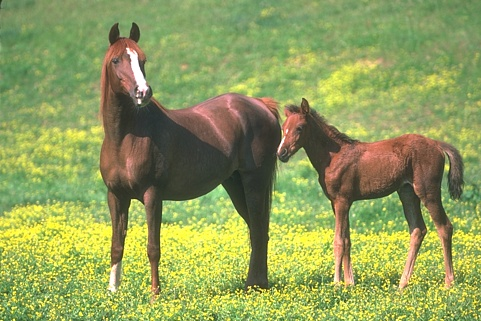
%> input picture Resources/images/113016.jpg, 481 x 321 px
$ octave --eval "result = RegionGrowingSegmentation(imread('Resources/images/113016.jpg'));"   (GNU Octave 9; MATLAB toolbox functions it lacks are replaced by stand-ins)
%> lines starting %> are read from the running program, lines starting %| are printed output that depends on the picture
### peakdet.m
function [maxtab, mintab]=peakdet(v, delta, x)
%PEAKDET Detect peaks in a vector
%        [MAXTAB, MINTAB] = PEAKDET(V, DELTA) finds the local
%        maxima and minima ("peaks") in the vector V.
%        MAXTAB and MINTAB consists of two columns. Column 1
%        contains indices in V, and column 2 the found values.
%
%        With [MAXTAB, MINTAB] = PEAKDET(V, DELTA, X) the indices
%        in MAXTAB and MINTAB are replaced with the corresponding
%        X-values.
%
%        A point is considered a maximum peak if it has the maximal
%        value, and was preceded (to the left) by a value lower by
%        DELTA.

% Eli Billauer, 3.4.05 (Explicitly not copyrighted).
% This function is released to the public domain; Any use is allowed.
% http://billauer.co.il/peakdet.html

maxtab = [];
mintab = [];

v = v(:); % Just in case this wasn't a proper vector

if nargin < 3
  x = (1:length(v))';
else
  x = x(:);
  if length(v)~= length(x)
    error('Input vectors v and x must have same length');
  end
end

if (length(delta(:)))>1
  error('Input argument DELTA must be a scalar');
end

if delta <= 0
  error('Input argument DELTA must be positive');
end

mn = Inf; mx = -Inf;
mnpos = NaN; mxpos = NaN;

lookformax = 1;

for i=1:length(v)
  this = v(i);
  if this > mx, mx = this; mxpos = x(i); end
  if this < mn, mn = this; mnpos = x(i); end

  if lookformax
    if this < mx-delta
      maxtab = [maxtab ; mxpos mx];
      mn = this; mnpos = x(i);
      lookformax = 0;
    end
  else
    if this > mn+delta
      mintab = [mintab ; mnpos mn];
      mx = this; mxpos = x(i);
      lookformax = 1;
    end
  end
end

### FindSeed.m
function [ seedRow, seedCol ] = FindSeed( imageGray, regionMatrix, peaks )
%GETSEED Find seed point for segmentation
%   Pick seed according to histogram peaks and unlabeled regions

[seedRow, seedCol] = find(regionMatrix == 0, 1);
return;

% Loop through all peaks of histogram
for ii = 1 : numel(peaks)

    % Find rows and cols of the pixels has peak value
    [seedRows, seedCols] = find(imageGray == peaks(ii));

    % Loop thourgh all indexes to find seed not in any region
    for ii = 1 : numel(seedRows)

        % If ii. th seed is not in any region, pick it as seed
        if regionMatrix(seedRows(ii), seedCols(ii)) == 0
            seedRow = seedRows(ii);
            seedCol= seedCols(ii);
            return;
        end

    end

end

seedRow = -1;
seedCol = -1;
%
% [zeroRows, zeroCols] = find(regionMatrix == 0);
%
% for ii = 1 : numel(zeroRows)
%
% end
%
%
% % If we can't find any peak seeds, we look for remaining zeros
% [seedRow seedCol] = find(regionMatrix == 0, 1);
%
% if isempty(seedRow) || isempty(seedCol)
%    % If we don't find any seed to start, setting them to -1
%     seedRow = -1;
%     seedCol = -1;
% end

end

### RegionGrowingSegmentation.m
function [ segmentedImage, binaryImage, regionMatrix ] = RegionGrowingSegmentation( image, neighborhoodType )
%REGIONGROWINGSEGMENTATION Region Growing algorithm for segmenting an image
%   partition of an image into a set of non-overlapped regions whose union is the entire image
%
% image: Color or grayscale image
%
% neighborhood: 4 or 8 neighbor pixel connectivity. Default set to 8.
%

% If neighborhood is not given, we set it to 8
if nargin < 2
    neighborhoodType = 8;
end

% image = double(image);

% Getting size of the image
[imageRowCount, imageColCount, imageChannelCount] = size(image);
%> imageRowCount = 321; imageColCount = 481; imageChannelCount = 3

% Same size as image, we mark visited pixels
visitedMatrix = zeros(imageRowCount, imageColCount);

% Same size as image, we mark region labels
regionMatrix = zeros(imageRowCount, imageColCount);

% Region Label Counter
currentRegionLabel = 1;

imageGray = image;
%> imageGray is the input picture: size 321x481x3 uint8; mean R, G, B 144.6, 157.9, 90.8

% If image is color image, we convert it to grayscale
if imageChannelCount > 1
    imageGray = rgb2gray(image);
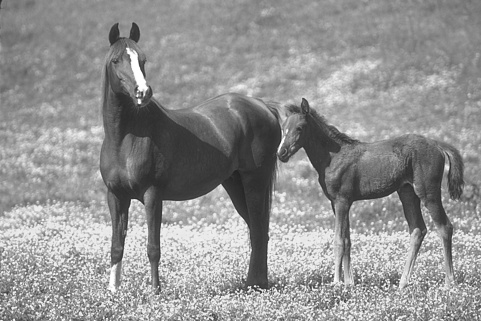
%> imageGray: size 321x481 uint8; min 33, max 255, mean 146.2
end

% We decided to find seeds in histogram peaks

% We get histogram of the image
[counts, x] = imhist(imageGray);
%> counts = 256 values, max 2265 at index 148, min 0 at index 1, mean 603.1; x = 256 values from 0 to 255

% We find peak points of histogram with threshold 100
[maxPeaks, ~] = peakdet(counts, 100, x);
%> in peakdet, `v = v(:); % Just in case this wasn't a proper vector`: v has the same summary as counts in RegionGrowingSegmentation
%> the loop in peakdet, `for i=1:length(v)` made 256 passes
%> (this, mx, mn, mnpos) on pass 1: (0, 0, 0, 0)
%> (this, maxtab, mn, mnpos) on pass 60: (1118, [57 1296], 1118, 59)
%> after the loop in peakdet, `for i=1:length(v)`: maxtab = [57 1296; 147 2265; 236 964]; mintab = [73 262; 224 342]; mn = 11; mnpos = 247; mx = 964; mxpos = 236
%> maxPeaks = [57 1296; 147 2265; 236 964]

% Peaks are sorted according to most frequent ones in descending order
maxPeaksSorted = sortrows(maxPeaks, -2);
%> maxPeaksSorted = [147 2265; 57 1296; 236 964]

% We get value column, removing frequency column
maxPeaksSorted = maxPeaksSorted(:, 1);
%> maxPeaksSorted = [147; 57; 236]

peakCount = numel(maxPeaksSorted);
%> peakCount = 3
display('peak count:');
display(peakCount);
%| peakCount = 3

% Loop while there is no unlabeled region in region matrix
while(~isempty(find(regionMatrix == 0)))

% Getting unlabled seed in image
[seedRow, seedCol] = FindSeed(imageGray, regionMatrix, maxPeaksSorted);

% If no seed found
if seedRow == -1 || seedCol == -1

%     tic;
%     display('CheckFixUnlabeledRegions');
%     regionMatrix = CheckFixUnlabeledRegions(regionMatrix);
%     toc;

    [seedRow, seedCol] = FindSeedFromUnlabeled(regionMatrix);

    if isempty(seedRow) || isempty(seedCol)
        break;
% [4 lines of commented-out code are left out]
    end

% [7 lines of commented-out code are left out]
end

% Region keeping t
currentRegion = 0;

if imageChannelCount > 1
    currentRegion = [ image(seedRow, seedCol, 1), image(seedRow, seedCol, 2), image(seedRow, seedCol, 3) ];
else
    currentRegion = [ image(seedRow, seedCol) ];
end

% Marking seed point as visited
visitedMatrix(seedRow, seedCol) = 1;

% Marking seed with current region label
regionMatrix(seedRow, seedCol) = currentRegionLabel;

% Initial Threshold for adding neighbors to region
threshold = mean(std(double(image)));
if imageChannelCount > 1
    threshold = [threshold(:, :, 1), threshold(:, :, 2), threshold(:, :, 3)];
end

% Using Java.Util's ArrayDeque data structure for queue
import java.util.ArrayDeque
neighborList = ArrayDeque();
addedNeighborList = ArrayDeque();

% We first adding neighbors
AddNeighbors(imageRowCount, imageColCount, seedRow, seedCol, neighborhoodType, neighborList, visitedMatrix);

while ~neighborList.isEmpty()

    %neighborListTemp = neighborList.clone();

    while ~neighborList.isEmpty()

        neighborData = neighborList.pop();

        neighborRow = neighborData(1);
        neighborCol = neighborData(2);

        if imageChannelCount > 1
            currentPixel = [ image(neighborRow, neighborCol, 1), image(neighborRow, neighborCol, 2), image(neighborRow, neighborCol, 3) ];
        else
            currentPixel = [ image(neighborRow, neighborCol) ];
        end

        if visitedMatrix(neighborRow, neighborCol) == 1
            continue;
        else
            visitedMatrix(neighborRow, neighborCol) = 1;
        end

        regionMean = mean(currentRegion);

        diff = abs( double(currentPixel) - double(regionMean) );

        if diff <= threshold

            currentRegion = [currentRegion; currentPixel];

            regionMatrix(neighborRow, neighborCol) = currentRegionLabel;

            addedNeighborList.add([neighborRow, neighborCol]);

        end

    end

    while ~addedNeighborList.isEmpty()

        addedNeighborData = addedNeighborList.pop();

        AddNeighbors(imageRowCount, imageColCount, addedNeighborData(1), addedNeighborData(2), neighborhoodType, neighborList, visitedMatrix);

    end

    if imageChannelCount > 1
                 threshold = 1.6503 * mean(std(double(currentRegion)));
%         threshold = 78;
    else
                 threshold =  1.6503 * std(double(currentRegion));
%         threshold = 78;
    end

end


currentRegionLabel = currentRegionLabel + 10;

end
%> this loop made 1 pass

% medfilt2(regionMatrix, [5 5]);

[ segmentedImage, binaryImage ] = ColorSegments(regionMatrix);
ele = [5 5];
segmentedImage(:, :, 1) = medfilt2(segmentedImage(:, :, 1), ele);

segmentedImage(:, :, 2) = medfilt2(segmentedImage(:, :, 2), ele);

segmentedImage(:, :, 3) = medfilt2(segmentedImage(:, :, 3), ele);

se = strel('disk', 3);

segmentedImage(:, :, 1) = imclose(segmentedImage(:, :, 1), se);
segmentedImage(:, :, 2) = imclose(segmentedImage(:, :, 2), se);
segmentedImage(:, :, 3) = imclose(segmentedImage(:, :, 3), se);
%
% segmentedImage(:, :, 1) = imopen(segmentedImage(:, :, 1), se);
% segmentedImage(:, :, 2) = imopen(segmentedImage(:, :, 2), se);
% segmentedImage(:, :, 3) = imopen(segmentedImage(:, :, 3), se);

 binaryImage = medfilt2(binaryImage);
figure,
% subplot(1, 3, 1);
imshow(image);
% subplot(1, 3, 2);
figure,
imshow(segmentedImage);
% subplot(1, 3, 3);
figure,
imshow(binaryImage);

% display(regionMatrix);
% imagesc(regionMatrix);

end
%> (the run ends here)

$ run again, on Resources/images/28075.jpg
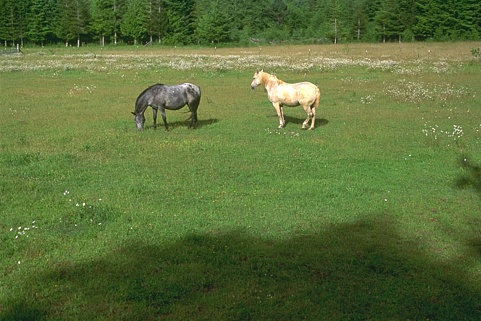
%> input picture Resources/images/28075.jpg, 481 x 321 px
%> in RegionGrowingSegmentation, imageGray is the input picture: size 321x481x3 uint8; mean R, G, B 92, 111.2, 57.8
%> in RegionGrowingSegmentation, `imageGray = rgb2gray(image);`:
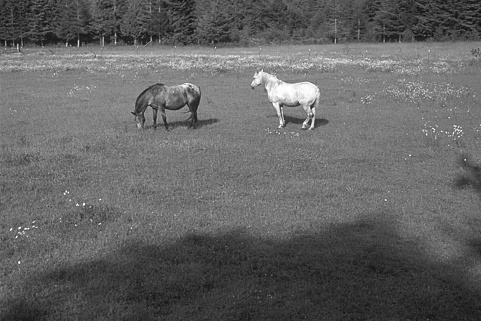
%> imageGray: size 321x481 uint8; min 14, max 255, mean 99.4
%> in RegionGrowingSegmentation, `[counts, x] = imhist(imageGray);`: counts = 256 values, max 2457 at index 121, min 0 at index 1, mean 603.1; x = 256 values from 0 to 255
%> v has the same summary as counts in RegionGrowingSegmentation
%> the loop in peakdet, `for i=1:length(v)` made 256 passes
%> (this, mx, mn, mnpos) on pass 1: (0, 0, 0, 0)
%> after the loop in peakdet, `for i=1:length(v)`: maxtab = [56 1485; 120 2457]; mintab = [85 743]; mn = 3; mnpos = 255; mx = 2457; mxpos = 120
%> maxPeaks = [56 1485; 120 2457]
%> in RegionGrowingSegmentation, `maxPeaksSorted = sortrows(maxPeaks, -2);`: maxPeaksSorted = [120 2457; 56 1485]
%> in RegionGrowingSegmentation, `maxPeaksSorted = maxPeaksSorted(:, 1);`: maxPeaksSorted = [120; 56]
%| peakCount = 2
%> the loop in RegionGrowingSegmentation, `while(~isempty(find(regionMatrix == 0)))` made 1 pass

$ run again, on Resources/images/3096.jpg
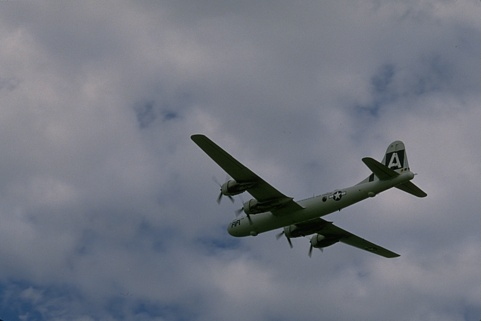
%> input picture Resources/images/3096.jpg, 481 x 321 px
%> in RegionGrowingSegmentation, imageGray is the input picture: size 321x481x3 uint8; mean R, G, B 113.8, 118.4, 129.2
%> in RegionGrowingSegmentation, `imageGray = rgb2gray(image);`:
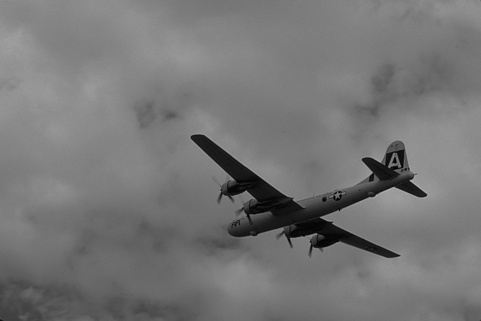
%> imageGray: size 321x481 uint8; min 1, max 177, mean 118.3
%> in RegionGrowingSegmentation, `[counts, x] = imhist(imageGray);`: counts = 256 values, max 5480 at index 127, min 0 at index 1, mean 603.1; x = 256 values from 0 to 255
%> v has the same summary as counts in RegionGrowingSegmentation
%> the loop in peakdet, `for i=1:length(v)` made 256 passes
%> (this, mx, mn) on pass 1: (0, 0, 0)
%> after the loop in peakdet, `for i=1:length(v)`: maxtab = [23 385; 88 519; 106 1808; 126 5480; 132 4157]; mintab = [59 34; 93 410; 109 1316; 130 3948]; mn = 0; mnpos = 176; mx = 4157; mxpos = 132
%> maxPeaks = [23 385; 88 519; 106 1808; 126 5480; 132 4157]
%> in RegionGrowingSegmentation, `maxPeaksSorted = sortrows(maxPeaks, -2);`: maxPeaksSorted = [126 5480; 132 4157; 106 1808; 88 519; 23 385]
%> in RegionGrowingSegmentation, `maxPeaksSorted = maxPeaksSorted(:, 1);`: maxPeaksSorted = [126; 132; 106; 88; 23]
%| peakCount = 5
%> the loop in RegionGrowingSegmentation, `while(~isempty(find(regionMatrix == 0)))` made 1 pass
